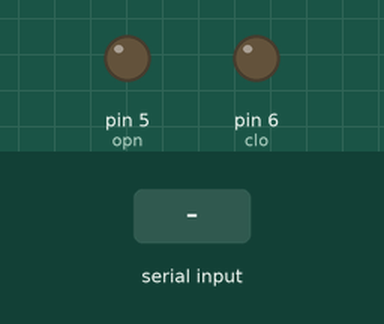
Recording of a sketch running on a simulated Arduino Uno, built with avr-gcc and run on an emulated ATmega328P. Parts: output pins drawn as LEDs (lit = HIGH). The test bench sets the inputs (shaded band). What the sketch prints to the serial monitor is not drawn.

Above: at 1.2 s.
1.3 s: "change" received over the second serial link
At 2.1 s:
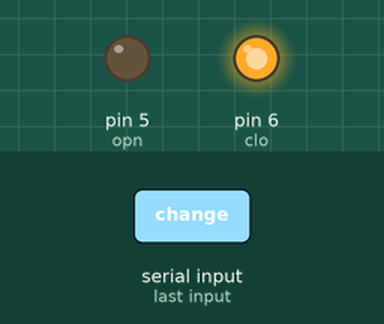
2.8 s: "close" received over the second serial link
4.3 s: "stop" received over the second serial link
Timing chart, 0 to 7.3 s (numbered marks = the images above; inputs shaded):
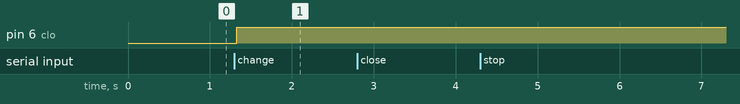

Measured:
- after the input at 1.3 s, pin 6 (clo): LOW → HIGH at once
- after the input at 2.8 s, every drawn part: stays the same
- after the input at 4.3 s, every drawn part: stays the same

The sketch:

capston.ino
```cpp
#include <SoftwareSerial.h>
SoftwareSerial bluetooth(2,3);
String Mystr=""; // 안드로이드로부터 받는 문자열
String pwd="0000"; // 초기 비밀번호 = 0000

int opn = 5; // 문 열림 핀
int clo = 6; // 문 닫힘 핀

void setup() {
  Serial.begin(9600); // 시리얼 속도
  bluetooth.begin(9600); // 블루투스 속도
  pinMode (opn, OUTPUT);
  pinMode (clo, OUTPUT);
}

void loop() {
  blue();
  if(!Mystr.equals("")) { // Mystr에 문자열이 있으면
    if(pwd==""){ // 비밀번호가 초기화되면
      pwd = Mystr;
      Serial.println("비밀번호를 설정합니다.");
      Serial.println("비밀번호 = " + pwd);
    }
    else if(Mystr=="change") { // 받은 문자열이 change면
      digitalWrite (clo, HIGH);
      digitalWrite (opn, LOW);
      Serial.println("현재 비밀번호를 입력하세요.");
      change();  // 현재 비밀번호를 입력하고 change함수 호출
    }
    else if(Mystr == pwd) { // 받은 문자열이 현재 비밀번호와 일치하면 문 열림
      Serial.println("문이 열립니다."); // 받은 문자열이 현재 비밀번호와 일치하지 않으면 문 닫힘
      digitalWrite (clo, LOW);
      digitalWrite (opn, HIGH);
      bluetooth.println("1");
    }
    else if(Mystr=="close"){
      Serial.println("문이 닫힙니다.");
      digitalWrite (clo, HIGH);
      digitalWrite (opn, LOW);
    }
    else{
      Serial.println("비밀번호가 틀렸습니다."); // 받은 문자열이 현재 비밀번호와 일치하지 않으면 문 닫힘
      digitalWrite (clo, HIGH);
      digitalWrite (opn, LOW);
      bluetooth.println("6");
    }
    Mystr=""; // Mystr 초기화
  }
}

void blue() {
  while(bluetooth.available()){ // 블루투스에서 넘어온 데이터가 있으면
    char Mychar = (char)bluetooth.read(); // 데이터를 읽어 Mychar에 저장
    Mystr+=Mychar;
    delay(5);
  }
}

void change() {
  Mystr="";
  int i;

  for(i=0; i<5; i++) {
    while(Mystr.equals("")) { // 안드로이드로부터 문자열 받기
      blue();
    }
    if(Mystr.equals(pwd)) { // 받은 문자열이 비밀번호와 일치하면
      pwd=""; // 비밀번호 초기화
      Serial.println("비밀번호가 초기화됩니다. 다시 설정하세요.");
      bluetooth.println("3");
      return;
    }else if(Mystr.equals("stop")){
      Serial.println("취소합니다.");
      return;
    }
    else { // 받은 문자열이 비밀번호와 일치하지 않으면
      if(i == 4) { // 5회를 초과하면 return
        Serial.println("비밀번호가 틀렸습니다. 5회를 초과하였습니다.");
        bluetooth.println("5");
        return;
      }
      else { // 1~4회까지 오류 메시지 출력
        Serial.print("비밀번호가 틀렸습니다. 다시 입력하세요. ");
        Serial.print(i+1);
        Serial.println("회 오류");
        bluetooth.println("4");
        Mystr="";
      }
    }
  }
}
```
